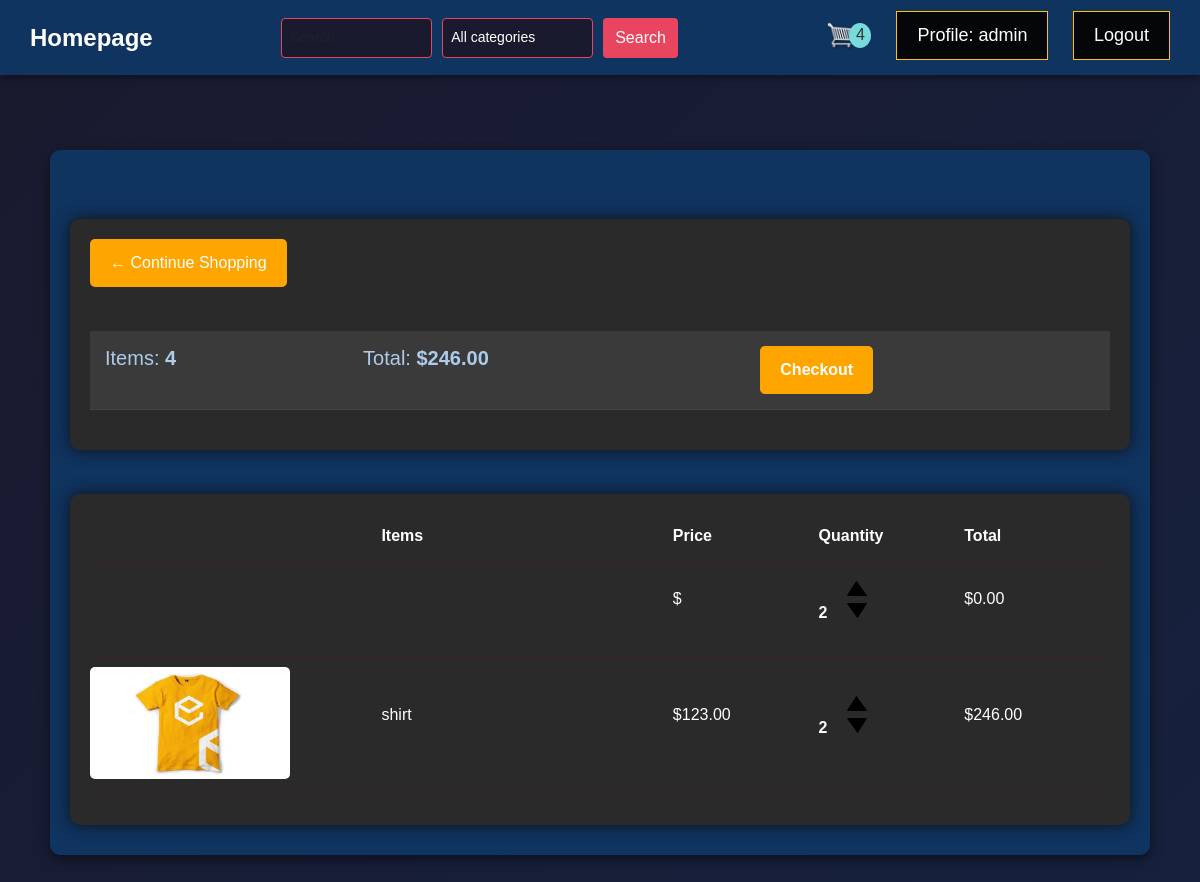
/cart/ (signed in), run on the app's committed database.
### store/models.py (models this page shows, shortened)
class Order(models.Model):
	customer = models.ForeignKey(Customer, on_delete=models.SET_NULL, null=True, blank=True)
	date_ordered = models.DateTimeField(auto_now_add=True)
	complete = models.BooleanField(default=False)
	transaction_id = models.CharField(max_length=100, null=True)
	digital = models.BooleanField(default=False)
	shipping = models.BooleanField(default=False)
	name = models.CharField(max_length=200, null=True)
	@property
	def shipping(self):
		shipping = False
		orderitems = self.orderitem_set.all()
		for i in orderitems:
			if i.product is not None and not i.product.digital:
				shipping = True
		return shipping
	@property
	def get_cart_total(self):
		orderitems = self.orderitem_set.all()
		total = sum([item.get_total for item in orderitems])
		return total
	@property
	def get_cart_items(self):
		orderitems = self.orderitem_set.all()
		total = sum([item.quantity for item in orderitems])
		return total

class OrderItem(models.Model):
	product = models.ForeignKey(Product, on_delete=models.SET_NULL, null=True, default=None)
	order = models.ForeignKey(Order, on_delete=models.SET_NULL, null=True)
	quantity = models.IntegerField(default=0, null=True, blank=True)
	date_added = models.DateTimeField(auto_now_add=True)
	@property
	def get_total(self):
		if self.product is not None:
			total = self.product.price * self.quantity
			return total
		else:
			return 0

class Product(models.Model):
	name = models.CharField(max_length=200)
	price = models.DecimalField(max_digits=10, decimal_places=2)
	image = models.ImageField(upload_to='products/')
	digital = models.BooleanField(default=False)
	category = models.ForeignKey(Category, on_delete=models.CASCADE)
	user = models.ForeignKey(User, on_delete=models.SET_NULL, null=True, related_name='products')
	description = models.CharField(max_length=2000, null=True, default="")

### store/views.py (the view)
# urls.py: path('cart/', views.cart, name="cart"),
@login_required
def cart(request):
    data = cartData(request)
    cartItems = data['cartItems']
    order = data['order']
    items = data['items']
    context = {'items': items, 'order': order, 'cartItems': cartItems}
    return render(request, 'store/cart.html', context)

### store/utils.py (called while the page is built)
def cartData(request):
    cartItems = 0
    order = {'get_cart_total': 0, 'get_cart_items': 0}
    items = []
    try:
        if request.user.is_authenticated:
            customer = request.user.customer
            order = Order.objects.get(customer=customer, complete=False)
            items = order.orderitem_set.all()
            cartItems = order.get_cart_items
        else:
            cart = json.loads(request.COOKIES.get('cart', '{}'))
            for i in cart:
                cartItems += cart[i]['quantity']
    except Exception as e:
        print(f"Error in cartData: {e}")
    return {'cartItems': cartItems, 'order': order, 'items': items}

### store/templates/store/cart.html (shortened to what this page needs)
{% extends 'store/boang.html' %}
{% load static %}
{% block content %}
<div class="row">
    <div class="col-lg-12">
        <div class="box-element">
            <a class="btn-custom" href="{% url 'store:store' %}">&#x2190; Continue Shopping</a>
            <br><br>
            <table class="table">
                <tr>
                    <th>
                        <h5>Items: <strong>{{ order.get_cart_items }}</strong></h5>
                    </th>
                    <th>
                        <h5>Total: <strong>${{ order.get_cart_total|floatformat:2 }}</strong></h5>
                    </th>
                    <th>
                        <a class="btn-custom" href="{% url 'store:checkout' %}">Checkout</a>
                    </th>
                </tr>
            </table>
        </div>
        <br>
        <div class="box-element">
            <div class="cart-row">
                <div style="flex:2"><strong>Items</strong></div>
                <div style="flex:1"><strong>Price</strong></div>
                <div style="flex:1"><strong>Quantity</strong></div>
                <div style="flex:1"><strong>Total</strong></div>
            </div>
            {% for item in items %}
            <div class="cart-row">
                <div style="flex:2"><img class="row-image" src="{{ item.product.image.url }}"></div>
                <div style="flex:2">
                    <p>{{ item.product.name }}</p>
                </div>
                <div style="flex:1">
                    <p>${{ item.product.price|floatformat:2 }}</p>
                </div>
                <div style="flex:1">
                    <p class="quantity">{{ item.quantity }}</p>
                    <div class="quantity">
                        <img class="chg-quantity update-cart" data-product="{{ item.product.id }}" data-action="add"
                             src="{% static 'images/arrow-up.png' %}">
                        <img class="chg-quantity update-cart" data-product="{{ item.product.id }}" data-action="remove"
                             src="{% static 'images/arrow-down.png' %}">
                    </div>
                </div>
                <div style="flex:1">
                    <p>${{ item.get_total|floatformat:2 }}</p>
                </div>
            </div>
            {% endfor %}
        </div>
    </div>
</div>
{% endblock content %}

### store/templates/store/boang.html (shortened to what this page needs)
{% load static %}
<!DOCTYPE html>
<html lang="en">
<head>
    <link href="https://cdn.jsdelivr.net/npm/bootstrap@5.3.2/dist/css/bootstrap.min.css" rel="stylesheet"
>
    <link rel="stylesheet" type="text/css" href="{% static 'css/main.css' %}">
</head>
<body>
    <nav class="header">
        <a href="{% url 'store:home' %}" class="logo">Homepage</a>
        <div class="header-right">
            <form method="get" action="{% url 'store:home' %}" class="search_form">
                <input type="text" name="query" placeholder="Search..." class="form-control" value="{{ request.GET.query }}">
                <select name="category" class="form-control" onchange="this.form.submit()">
                    <option value="" {% if not request.GET.category %}selected{% endif %}>All categories</option>
                </select>
                <button type="submit" class="btn btn-outline-success">Search</button>
            </form>
        </div>
        <div class="header-right">
            {% if user.is_authenticated %}
            <a href="{% url 'store:cart' %}">
                <img id="cart-icon" src="{% static 'images/cart.png' %}">
                <p style ="" id="cart-total">{{ cartItems }}</p>
            </a>
            <a href="{% url 'store:profile' %}" class="btn btn-warning">Profile: {{ user.username }}</a>
            <a style = "margin-left: 10px; margin-right: 10px;" href="{% url 'store:logout' %}" class="btn btn-warning">Logout</a>
            {% else %}
                <a href="{% url 'store:signup_view' %}">Sign up</a>
                <a href="{% url 'store:login_view' %}">Login</a>
            {% endif %}
        </div>
    </nav>
     <div class="container">
        <br>
        {% block content %}
        {% endblock content %}
    </div>
</body>
</html>

### static/css/main.css (style rules this page uses)
body { background-color: hsl(0, 0%, 0%); }
h1,h2,h3,h4,h5,h6 { color:hsl(210, 60%, 80%); font-family: Arial, sans-serif; font-weight: 400; }
.box-element { box-shadow:hsl(200, 9%, 7%) 0 0 16px; background-color: #160909; border-radius: 8px; padding: 15px; font-size: 16px; }
#cart-icon { width:30px; display: inline-block; margin-left: 20px; }
#cart-total { display: inline-block; text-align: center; color:#333; background-color: #78dbdb; width: 22px; height: 25px; border-radius: 50%; font-size: 16px; margin-left: -12px; }
.col-lg-4, .col-lg-6, .col-lg-8, .col-lg-12 { margin-top: 15px; }
.btn { border-radius: 0; background-color: #050607; color: #fff; padding: 10px 20px; font-size: 16px; }
.row-image { width: 120px; }
.cart-row { display: flex; align-items: flex-stretch; padding-bottom: 15px; margin-bottom: 15px; border-bottom: 1px solid #3b2323; }
.quantity { display: inline-block; font-weight: 700; padding-right:15px; font-size: 16px; }
.chg-quantity { width: 15px; cursor: pointer; display: block; margin-top: 7px; transition:.1s; }

### store/templates/store/boang.html (style rules this page uses)
body { background: linear-gradient(135deg, #1a1a2e, #16213e); font-family: 'Poppins', sans-serif; color: #ffffff; margin: 0; padding-top: 70px; }
.header { display: flex; justify-content: space-between; align-items: center; background: #0f3460; padding: 10px 20px; box-shadow: 0 4px 6px rgba(0, 0, 0, 0.3); position: fixed; width: 100%; top: 0; height: 75px; z-index: 10; }
.header a { color: #ffffff; text-decoration: none; font-size: 18px; margin: 0 10px; transition: color 0.3s ease; }
.header .logo { font-size: 24px; font-weight: bold; }
.header-right form { display: flex; gap: 10px; }
.header-right form input, .header-right form select { padding: 8px; font-size: 14px; border: 1px solid #e94560; border-radius: 4px; background: #1a1a2e; color: #ffffff; }
.header-right form button { padding: 8px 12px; border: none; border-radius: 4px; background: #e94560; color: #ffffff; cursor: pointer; transition: background 0.3s ease; }
.container { max-width: 1100px; margin: 80px auto; padding: 20px; border-radius: 10px; background: #0f3460; box-shadow: 0 4px 12px rgba(0, 0, 0, 0.5); }
.box-element { background: #16213e; padding: 20px; margin-bottom: 15px; border-radius: 8px; transition: transform 0.3s, background 0.3s; }
button { padding: 10px 15px; border: none; border-radius: 5px; background: #e94560; color: #ffffff; font-size: 16px; cursor: pointer; transition: background 0.3s ease, transform 0.3s; }
.table { width: 100%; margin: 20px 0; border-collapse: collapse; }
.table th, .table td { padding: 12px; text-align: left; border-bottom: 1px solid #444; }
.table th { background: #1a1a2e; color: #ffffff; }

### store/templates/store/cart.html (style rules this page uses)
body { background-color: #121212; color: white; font-family: Arial, sans-serif; }
.box-element { background-color: #2a2a2a; border-radius: 10px; padding: 20px; margin: 10px 0; transition: transform 0.3s; }
.table { width: 100%; margin: 20px 0; border-collapse: collapse; }
.table th, .table td { padding: 15px; text-align: left; border-bottom: 1px solid #444; }
.table th { background-color: #3a3a3a; }
.btn-custom { background-color: #FFA500; border: none; border-radius: 5px; padding: 12px 20px; color: white; text-align: center; text-decoration: none; transition: background-color 0.3s, transform 0.3s; display: inline-block; }
.cart-row { display: flex; align-items: center; margin: 10px 0; transition: background-color 0.3s; }
.row-image { width: 200px; height: auto; border-radius: 5px; }
.chg-quantity { width: 20px; cursor: pointer; transition: transform 0.2s; }

### data on the page
Order: get_cart_items "4", get_cart_total "246.00"
OrderItem: quantity "2", get_total "0.00"
OrderItem: product.image (picture), product.name "shirt", product.price "123.00", quantity "2", get_total "246.00"

### other printed values
{{ cartItems }} "4"
{{ user.username }} "admin"
